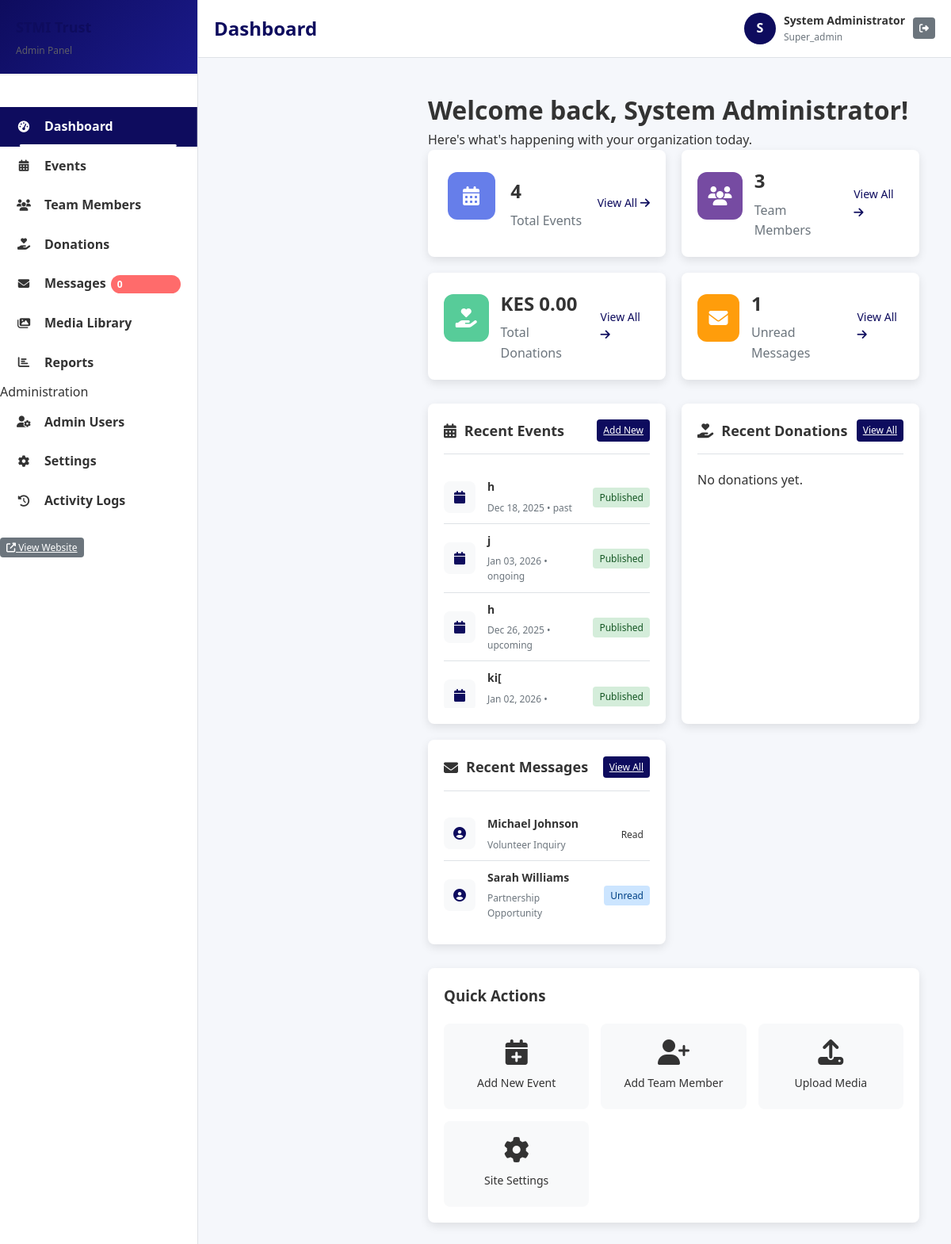
Page /admin/dashboard.php (signed in) on the committed database.
### tables this page shows
CREATE TABLE `admin_events` (
  `id` int(11) NOT NULL,
  `title` varchar(200) NOT NULL,
  `description` text NOT NULL,
  `event_date` date NOT NULL,
  `start_time` time NOT NULL,
  `end_time` time NOT NULL,
  `location` varchar(200) NOT NULL,
  `category` enum('upcoming','ongoing','past') DEFAULT 'upcoming',
  `status` enum('draft','published','cancelled') DEFAULT 'draft',
  `registration_link` varchar(500) DEFAULT NULL,
  `banner_image` varchar(255) DEFAULT NULL,
  `featured_image` varchar(500) DEFAULT NULL,
  `gallery_images` longtext DEFAULT NULL CHECK (json_valid(`gallery_images`)),
  `created_by` int(11) DEFAULT NULL,
  `created_at` timestamp NOT NULL DEFAULT current_timestamp(),
  `updated_at` timestamp NOT NULL DEFAULT current_timestamp() ON UPDATE current_timestamp()
);

CREATE TABLE `admin_contacts` (
  `id` int(11) NOT NULL,
  `name` varchar(100) NOT NULL,
  `email` varchar(100) NOT NULL,
  `subject` varchar(200) NOT NULL,
  `message` text NOT NULL,
  `status` enum('unread','read','replied','archived') DEFAULT 'unread',
  `ip_address` varchar(45) DEFAULT NULL,
  `user_agent` text DEFAULT NULL,
  `replied_at` datetime DEFAULT NULL,
  `replied_by` int(11) DEFAULT NULL,
  `reply_message` text DEFAULT NULL,
  `created_at` timestamp NOT NULL DEFAULT current_timestamp()
);

### admin/dashboard.php (the view, shortened to what this page needs)
<?php
require_once '../config/database.php';
$stats = [];
$stmt = $pdo->query("SELECT COUNT(*) as total FROM admin_events");
$stats['events'] = $stmt->fetch()['total'];
$stmt = $pdo->query("SELECT COUNT(*) as total FROM admin_team WHERE status = 'active'");
$stats['team'] = $stmt->fetch()['total'];
$stmt = $pdo->query("SELECT SUM(amount) as total FROM admin_donations WHERE status = 'confirmed'");
$stats['donations'] = $stmt->fetch()['total'] ?: 0;
$stmt = $pdo->query("SELECT COUNT(*) as total FROM admin_contacts WHERE status = 'unread'");
$stats['messages'] = $stmt->fetch()['total'];
$stmt = $pdo->prepare("SELECT * FROM admin_events ORDER BY created_at DESC LIMIT 5");
$stmt->execute();
$recentEvents = $stmt->fetchAll();
$stmt = $pdo->prepare("SELECT * FROM admin_donations ORDER BY created_at DESC LIMIT 5");
$stmt->execute();
$recentDonations = $stmt->fetchAll();
$stmt = $pdo->prepare("SELECT * FROM admin_contacts ORDER BY created_at DESC LIMIT 5");
$stmt->execute();
$recentMessages = $stmt->fetchAll();
?>
<!DOCTYPE html>
<html lang="en">
<head>
    <link rel="stylesheet" href="../styles.css">
    <link rel="stylesheet" href="css/admin.css">
    <link rel="stylesheet" href="https://cdnjs.cloudflare.com/ajax/libs/font-awesome/6.4.0/css/all.min.css">
</head>
<body>
    <?php include 'includes/header.php'; ?>
    <div class="admin-container">
        <?php include 'includes/sidebar.php'; ?>
        <main class="admin-content">
            <div class="dashboard-header">
                <h1>Welcome back, <?php echo htmlspecialchars($_SESSION['admin_full_name']); ?>!</h1>
                <p>Here's what's happening with your organization today.</p>
            </div>
            <div class="stats-grid">
                <div class="stat-card">
                    <div class="stat-icon" style="background: #667eea;">
                        <i class="fas fa-calendar-alt"></i>
                    </div>
                    <div class="stat-info">
                        <h3><?php echo number_format($stats['events']); ?></h3>
                        <p>Total Events</p>
                    </div>
                    <a href="events.php" class="stat-link">View All <i class="fas fa-arrow-right"></i></a>
                </div>
                <div class="stat-card">
                    <div class="stat-icon" style="background: #764ba2;">
                        <i class="fas fa-users"></i>
                    </div>
                    <div class="stat-info">
                        <h3><?php echo number_format($stats['team']); ?></h3>
                        <p>Team Members</p>
                    </div>
                    <a href="team.php" class="stat-link">View All <i class="fas fa-arrow-right"></i></a>
                </div>
                <div class="stat-card">
                    <div class="stat-icon" style="background: #57cc99;">
                        <i class="fas fa-hand-holding-heart"></i>
                    </div>
                    <div class="stat-info">
                        <h3>KES <?php echo number_format($stats['donations'], 2); ?></h3>
                        <p>Total Donations</p>
                    </div>
                    <a href="donations.php" class="stat-link">View All <i class="fas fa-arrow-right"></i></a>
                </div>
                <div class="stat-card">
                    <div class="stat-icon" style="background: #ff9d0b;">
                        <i class="fas fa-envelope"></i>
                    </div>
                    <div class="stat-info">
                        <h3><?php echo number_format($stats['messages']); ?></h3>
                        <p>Unread Messages</p>
                    </div>
                    <a href="messages.php" class="stat-link">View All <i class="fas fa-arrow-right"></i></a>
                </div>
            </div>
            <div class="recent-activity">
                <div class="recent-column">
                    <div class="recent-header">
                        <h3><i class="fas fa-calendar-alt"></i> Recent Events</h3>
                        <a href="events.php?action=add" class="btn btn-sm btn-primary">Add New</a>
                    </div>
                    <div class="recent-list">
                        <?php if (empty($recentEvents)): ?>
                            <p class="empty-message">No events found.</p>
                        <?php else: ?>
                            <?php foreach ($recentEvents as $event): ?>
                                <div class="recent-item">
                                    <div class="item-icon">
                                        <i class="fas fa-calendar"></i>
                                    </div>
                                    <div class="item-content">
                                        <h4><?php echo htmlspecialchars($event['title']); ?></h4>
                                        <p><?php echo date('M d, Y', strtotime($event['event_date'])); ?> • <?php echo htmlspecialchars($event['category']); ?></p>
                                    </div>
                                    <div class="item-status">
                                        <span class="status-badge status-<?php echo $event['status']; ?>">
                                            <?php echo ucfirst($event['status']); ?>
                                        </span>
                                    </div>
                                </div>
                            <?php endforeach; ?>
                        <?php endif; ?>
                    </div>
                </div>
                <div class="recent-column">
                    <div class="recent-header">
                        <h3><i class="fas fa-hand-holding-heart"></i> Recent Donations</h3>
                        <a href="donations.php" class="btn btn-sm btn-primary">View All</a>
                    </div>
                    <div class="recent-list">
                        <?php if (empty($recentDonations)): ?>
                            <p class="empty-message">No donations yet.</p>
                        <?php endif; ?>
                    </div>
                </div>
                <div class="recent-column">
                    <div class="recent-header">
                        <h3><i class="fas fa-envelope"></i> Recent Messages</h3>
                        <a href="messages.php" class="btn btn-sm btn-primary">View All</a>
                    </div>
                    <div class="recent-list">
                        <?php if (empty($recentMessages)): ?>
                            <p class="empty-message">No messages yet.</p>
                        <?php else: ?>
                            <?php foreach ($recentMessages as $message): ?>
                                <div class="recent-item">
                                    <div class="item-icon">
                                        <i class="fas fa-user-circle"></i>
                                    </div>
                                    <div class="item-content">
                                        <h4><?php echo htmlspecialchars($message['name']); ?></h4>
                                        <p><?php echo htmlspecialchars(substr($message['subject'], 0, 50)); ?></p>
                                    </div>
                                    <div class="item-status">
                                        <span class="status-badge status-<?php echo $message['status']; ?>">
                                            <?php echo ucfirst($message['status']); ?>
                                        </span>
                                    </div>
                                </div>
                            <?php endforeach; ?>
                        <?php endif; ?>
                    </div>
                </div>
            </div>
            <div class="quick-actions">
                <h3>Quick Actions</h3>
                <div class="actions-grid">
                    <a href="events.php?action=add" class="action-card">
                        <i class="fas fa-calendar-plus"></i>
                        <span>Add New Event</span>
                    </a>
                    <a href="team.php?action=add" class="action-card">
                        <i class="fas fa-user-plus"></i>
                        <span>Add Team Member</span>
                    </a>
                    <a href="media.php?action=upload" class="action-card">
                        <i class="fas fa-upload"></i>
                        <span>Upload Media</span>
                    </a>
                    <a href="settings.php" class="action-card">
                        <i class="fas fa-cog"></i>
                        <span>Site Settings</span>
                    </a>
                </div>
            </div>
        </main>
    </div>
    <?php include 'includes/footer.php'; ?>
</body>
</html>

### admin/css/admin.css (style rules this page uses)
:root { --primary: #0e0c5e; --primary-light: #1a1a8a; --secondary: #ff9d0b; --success: #57cc99; --danger: #ff6b6b; --warning: #ffd166; --info: #3498db; --dark: #333; --light: #f8f9fa; --gray: #6c757d; --gray-light: #dee2e6; --border-radius: 8px; --box-shadow: 0 4px 12px rgba(0, 0, 0, 0.1); --transition: all 0.3s ease; }
.admin-container { display: flex; min-height: 100vh; background: #f5f7fb; }
.admin-content { flex: 1; margin-left: 250px; padding: 20px; }
.stats-grid { display: grid; grid-template-columns: repeat(auto-fit, minmax(250px, 1fr)); gap: 20px; margin-bottom: 30px; }
.stat-card { background: white; border-radius: var(--border-radius); padding: 20px; box-shadow: var(--box-shadow); display: flex; align-items: center; gap: 15px; }
.stat-icon { width: 60px; height: 60px; border-radius: 12px; display: flex; align-items: center; justify-content: center; color: white; font-size: 24px; }
.stat-info h3 { margin: 0; font-size: 24px; color: var(--dark); }
.stat-info p { margin: 5px 0 0; color: var(--gray); }
.stat-link { margin-left: auto; color: var(--primary); text-decoration: none; font-size: 14px; }
.recent-activity { display: grid; grid-template-columns: repeat(auto-fit, minmax(300px, 1fr)); gap: 20px; margin-bottom: 30px; }
.recent-column { background: white; border-radius: var(--border-radius); padding: 20px; box-shadow: var(--box-shadow); }
.recent-header { display: flex; justify-content: space-between; align-items: center; margin-bottom: 20px; padding-bottom: 15px; border-bottom: 1px solid var(--gray-light); }
.recent-header h3 { margin: 0; display: flex; align-items: center; gap: 10px; font-size: 18px; }
.recent-list { max-height: 300px; overflow-y: auto; }
.recent-item { display: flex; align-items: center; padding: 10px 0; border-bottom: 1px solid var(--gray-light); }
.recent-item:last-child { border-bottom: none; }
.item-icon { width: 40px; height: 40px; border-radius: 8px; background: var(--light); display: flex; align-items: center; justify-content: center; color: var(--primary); margin-right: 15px; }
.item-content { flex: 1; }
.item-content h4 { margin: 0 0 5px; font-size: 14px; }
.item-content p { margin: 0; font-size: 12px; color: var(--gray); }
.item-status { margin-left: 10px; }
.status-badge { padding: 4px 8px; border-radius: 4px; font-size: 12px; font-weight: 500; }
.status-published { background: #d4edda; color: #155724; }
.status-unread { background: #cce5ff; color: #004085; }
.quick-actions { background: white; border-radius: var(--border-radius); padding: 20px; box-shadow: var(--box-shadow); }
.actions-grid { display: grid; grid-template-columns: repeat(auto-fit, minmax(150px, 1fr)); gap: 15px; margin-top: 20px; }
.action-card { background: var(--light); border-radius: var(--border-radius); padding: 20px; text-align: center; text-decoration: none; color: var(--dark); transition: var(--transition); }
.action-card i { font-size: 32px; margin-bottom: 10px; display: block; }
.action-card span { font-size: 14px; font-weight: 500; }
.btn { padding: 8px 16px; border: none; border-radius: 4px; font-size: 14px; font-weight: 500; cursor: pointer; transition: var(--transition); }
.btn-primary { background: var(--primary); color: white; }
.btn-sm { padding: 4px 8px; font-size: 12px; }

### rows in the picture
admin_events: title "h", event_date "Dec 18, 2025", category "past", status "Published"
admin_events: title "j", event_date "Jan 03, 2026", category "ongoing", status "Published"
admin_events: title "h", event_date "Dec 26, 2025", category "upcoming", status "Published"
admin_events: title "ki[", event_date "Jan 02, 2026", status "Published"
admin_contacts: name "Michael Johnson", subject "Volunteer Inquiry", status "Read"
admin_contacts: name "Sarah Williams", subject "Partnership Opportunity", status "Unread"

### other values in the picture
$pageTitle "Dashboard"
substr($_SESSION['admin_full_name'], 0, 1) "S"
$_SESSION['admin_full_name'] "System Administrator"
$_SESSION['admin_role'] "Super_admin"
$stats['events'] "4"
$stats['team'] "3"
$stats['donations'] "0.00"
$stats['messages'] "1"
